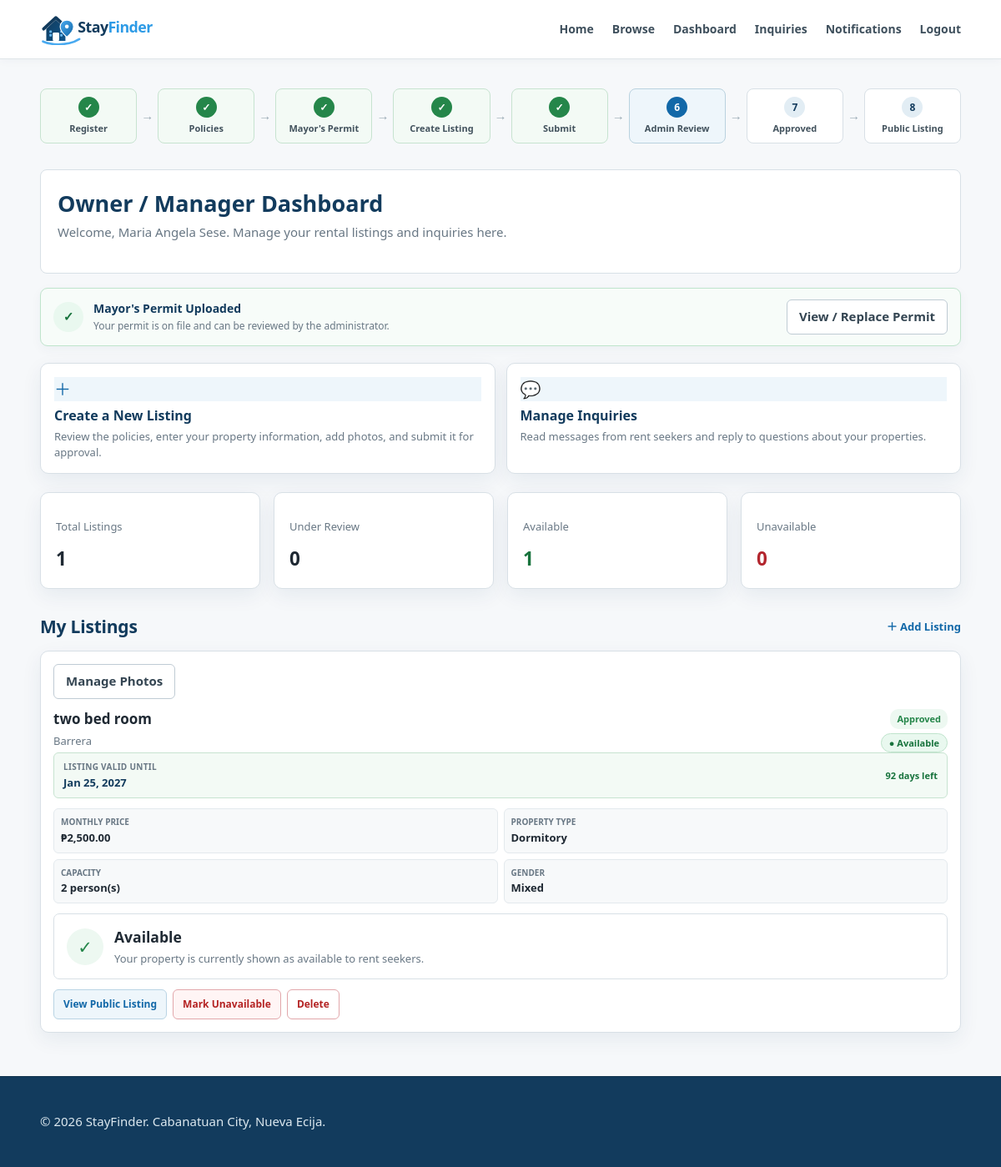
/owner/dashboard.php (signed in), run on the app's committed database.
### tables this page shows
CREATE TABLE `users` (
  `id` int(10) UNSIGNED NOT NULL,
  `full_name` varchar(100) NOT NULL,
  `email` varchar(150) NOT NULL,
  `phone` varchar(30) DEFAULT NULL,
  `password` varchar(255) NOT NULL,
  `role` enum('rent_seeker','owner','admin') NOT NULL DEFAULT 'rent_seeker',
  `status` enum('active','inactive','suspended') NOT NULL DEFAULT 'active',
  `owner_policy_accepted_at` datetime DEFAULT NULL,
  `mayor_permit_path` varchar(255) DEFAULT NULL,
  `mayor_permit_uploaded_at` datetime DEFAULT NULL,
  `created_at` timestamp NULL DEFAULT current_timestamp(),
  `updated_at` timestamp NULL DEFAULT current_timestamp() ON UPDATE current_timestamp()
);

CREATE TABLE `properties` (
  `id` int(10) UNSIGNED NOT NULL,
  `owner_id` int(10) UNSIGNED NOT NULL,
  `title` varchar(150) NOT NULL,
  `property_type` enum('apartment','dorm','boarding_house') NOT NULL,
  `location` varchar(255) NOT NULL,
  `price` decimal(10,2) NOT NULL,
  `capacity` int(10) UNSIGNED NOT NULL,
  `gender_preference` enum('female_only','male_only','mixed') NOT NULL,
  `electricity_included` tinyint(1) NOT NULL DEFAULT 0,
  `wifi_available` tinyint(1) NOT NULL DEFAULT 0,
  `curfew` tinyint(1) NOT NULL DEFAULT 0,
  `transportation` varchar(255) DEFAULT NULL,
  `rules` text DEFAULT NULL,
  `description` text DEFAULT NULL,
  `status` enum('pending','approved','rejected') NOT NULL DEFAULT 'pending',
  `availability_status` enum('available','unavailable') NOT NULL DEFAULT 'available',
  `created_at` timestamp NULL DEFAULT current_timestamp(),
  `updated_at` timestamp NULL DEFAULT current_timestamp() ON UPDATE current_timestamp(),
  `listing_expires_at` datetime DEFAULT NULL,
  `last_renewed_at` datetime DEFAULT NULL,
  `renewal_count` int(10) UNSIGNED NOT NULL DEFAULT 0
);

### includes/renewal.php (called while the page is built, shortened)
<?php
function listing_days_remaining(?string $expiresAt): ?int
{
    $now = new DateTimeImmutable('now');
    $expiry = new DateTimeImmutable($expiresAt);
    $seconds = $expiry->getTimestamp() - $now->getTimestamp();
    return (int)ceil($seconds / 86400);
}
function format_listing_expiration(?string $expiresAt): string
{
    return date('M d, Y', strtotime($expiresAt));
}

### config/app.php (called while the page is built, shortened)
<?php
function base_url(string $path = ''): string
{
    return BASE_URL . ($path !== '' ? '/' . ltrim($path, '/') : '');
}

### owner/dashboard.php (the view, shortened to what this page needs)
<?php
require_once '../config/database.php';
require_once '../includes/renewal.php';
$ownerStmt = $pdo->prepare('SELECT full_name, mayor_permit_path, mayor_permit_uploaded_at FROM users WHERE id = ? AND role = \'owner\' LIMIT 1');
$ownerStmt->execute([$_SESSION['user_id']]);
$owner = $ownerStmt->fetch() ?: [];
$stmt = $pdo->prepare(
    'SELECT id, title, property_type, location, price, capacity, gender_preference, status, availability_status, listing_expires_at, created_at,
            (SELECT COUNT(*) FROM renewal_payments rp WHERE rp.property_id = properties.id AND rp.owner_id = properties.owner_id AND rp.status = \'pending\') AS pending_renewal_count,
            (SELECT rp.status FROM renewal_payments rp WHERE rp.property_id = properties.id AND rp.owner_id = properties.owner_id ORDER BY rp.created_at DESC LIMIT 1) AS latest_renewal_status
     FROM properties
     WHERE owner_id = ?
     ORDER BY created_at DESC'
);
$stmt->execute([$_SESSION['user_id']]);
$listings = $stmt->fetchAll();
$pendingCount = 0;
$availableCount = 0;
$unavailableCount = 0;
foreach ($listings as $listing) {
    if ($listing['status'] === 'approved' && $listing['availability_status'] === 'available') $availableCount++;
}
require_once '../includes/header.php';
require_once 'flow.php';
?>
<div class="owner-dashboard-hero">
    <div class="owner-page-intro">
        <h1>Owner / Manager Dashboard</h1>
        <p>Welcome, <?= htmlspecialchars((string)($owner['full_name'] ?? $_SESSION['user']['full_name']), ENT_QUOTES, 'UTF-8') ?>. Manage your rental listings and inquiries here.</p>
    </div>
</div>
<div class="owner-verification-strip <?= !empty($owner['mayor_permit_path']) ? 'verified' : 'required' ?>">
    <div class="owner-verification-icon"><?= !empty($owner['mayor_permit_path']) ? '✓' : '!' ?></div>
    <div class="owner-verification-copy">
        <strong><?= !empty($owner['mayor_permit_path']) ? "Mayor's Permit Uploaded" : "Mayor's Permit Required" ?></strong>
        <span><?= !empty($owner['mayor_permit_path']) ? 'Your permit is on file and can be reviewed by the administrator.' : "Upload your Mayor's Permit before creating a new listing." ?></span>
    </div>
    <a class="secondary-button" href="permit.php"><?= !empty($owner['mayor_permit_path']) ? 'View / Replace Permit' : 'Upload Permit' ?></a>
</div>
<div class="owner-quick-actions">
    <a class="owner-action-card" href="policies.php">
        <div class="owner-action-icon">＋</div>
        <h3>Create a New Listing</h3>
        <p>Review the policies, enter your property information, add photos, and submit it for approval.</p>
    </a>
    <a class="owner-action-card" href="inquiries.php">
        <div class="owner-action-icon">💬</div>
        <h3>Manage Inquiries</h3>
        <p>Read messages from rent seekers and reply to questions about your properties.</p>
    </a>
</div>
<div class="card-grid" style="margin-bottom:24px;">
    <div class="card"><p class="small">Total Listings</p><h2 style="margin:4px 0 0;"><?= count($listings) ?></h2></div>
    <div class="card"><p class="small">Under Review</p><h2 style="margin:4px 0 0;"><?= $pendingCount ?></h2></div>
    <div class="card"><p class="small">Available</p><h2 class="availability-count available-count"><?= $availableCount ?></h2></div>
    <div class="card"><p class="small">Unavailable</p><h2 class="availability-count unavailable-count"><?= $unavailableCount ?></h2></div>
</div>
<div class="section-head">
    <h2>My Listings</h2>
    <a href="policies.php">＋ Add Listing</a>
</div>
<?php if (!$listings): ?>
    <div class="card">
        <h3>No listings yet</h3>
        <p class="small">Start by creating your first rental listing.</p>
        <a class="primary-button" href="policies.php">Create Listing</a>
    </div>
<?php else: ?>
    <div class="card-grid">
        <?php foreach ($listings as $listing): ?>
            <?php
            $status = (string)$listing['status'];
            $availability = (string)$listing['availability_status'];
            $typeLabels = ['apartment' => 'Apartment', 'dorm' => 'Dormitory', 'boarding_house' => 'Boarding House'];
            $genderLabels = ['female_only' => 'Female Only', 'male_only' => 'Male Only', 'mixed' => 'Mixed'];
            ?>
            <div class="card owner-listing-card">
                <div class="owner-listing-body">
                    <p style="margin:0 0 12px"><a class="secondary-button" href="manage-images.php?id=<?= (int)$listing['id'] ?>">Manage Photos</a></p>
                    <div class="owner-listing-top">
                        <div>
                            <h3><?= htmlspecialchars($listing['title'], ENT_QUOTES, 'UTF-8') ?></h3>
                            <p class="small" style="margin:0;"><?= htmlspecialchars($listing['location'], ENT_QUOTES, 'UTF-8') ?></p>
                        </div>
                        <div class="listing-status-stack">
                            <span class="status-pill <?= htmlspecialchars($status, ENT_QUOTES, 'UTF-8') ?>">
                                <?= $status === 'approved' ? 'Approved' : ($status === 'pending' ? 'Under Review' : 'Rejected') ?>
                            </span>
                            <?php if ($status === 'approved'): ?>
                                <span class="availability-pill <?= $availability === 'available' ? 'available' : 'unavailable' ?>">
                                    <?= $availability === 'available' ? '● Available' : '● Unavailable' ?>
                                </span>
                            <?php endif; ?>
                        </div>
                    </div>
                    <?php if ($status === 'approved'): ?>
                        <?php $daysRemaining = listing_days_remaining($listing['listing_expires_at'] ?? null); ?>
                        <div class="owner-renewal-strip <?= $daysRemaining !== null && $daysRemaining > 0 ? 'active' : 'expired' ?>">
                            <div>
                                <strong><?= $daysRemaining !== null && $daysRemaining > 0 ? 'Listing Valid Until' : 'Listing Expired' ?></strong>
                                <span><?= htmlspecialchars(format_listing_expiration($listing['listing_expires_at'] ?? null), ENT_QUOTES, 'UTF-8') ?></span>
                            </div>
                            <div class="owner-renewal-days">
                                <?= $daysRemaining !== null && $daysRemaining > 0 ? $daysRemaining . ' day' . ($daysRemaining === 1 ? '' : 's') . ' left' : 'Renewal needed' ?>
                            </div>
                        </div>
                    <?php endif; ?>
                    <div class="owner-listing-meta">
                        <div><strong>Monthly Price</strong><span>₱<?= number_format((float)$listing['price'], 2) ?></span></div>
                        <div><strong>Property Type</strong><span><?= htmlspecialchars($typeLabels[$listing['property_type']] ?? $listing['property_type'], ENT_QUOTES, 'UTF-8') ?></span></div>
                        <div><strong>Capacity</strong><span><?= (int)$listing['capacity'] ?> person(s)</span></div>
                        <div><strong>Gender</strong><span><?= htmlspecialchars($genderLabels[$listing['gender_preference']] ?? $listing['gender_preference'], ENT_QUOTES, 'UTF-8') ?></span></div>
                    </div>
                    <?php if ($status === 'pending'): ?>
                        <div class="owner-state warning" style="margin-bottom:12px;">
                            <div class="owner-state-icon">◷</div>
                            <div><h3>Under Review</h3><p>Your listing is waiting for admin approval.</p></div>
                        </div>
                        <div class="owner-listing-actions">
                            <a class="owner-action-view secondary-button" href="review-listing.php?id=<?= (int)$listing['id'] ?>">View Submission</a>
                            <form method="post" action="delete-listing.php" class="delete-listing-form" onsubmit="return confirm('Delete this listing permanently? This cannot be undone.');">
                                <input type="hidden" name="csrf_token" value="<?= htmlspecialchars(csrf_token(), ENT_QUOTES, 'UTF-8') ?>">
                                <input type="hidden" name="property_id" value="<?= (int)$listing['id'] ?>">
                                <button class="delete-listing-button" type="submit">Delete</button>
                            </form>
                        </div>
                    <?php elseif ($status === 'approved'): ?>
                        <div class="owner-state <?= $availability === 'available' ? 'success' : 'unavailable-state' ?>" style="margin-bottom:12px;">
                            <div class="owner-state-icon"><?= $availability === 'available' ? '✓' : '×' ?></div>
                            <div>
                                <h3><?= $availability === 'available' ? 'Available' : 'Unavailable' ?></h3>
                                <p><?= $availability === 'available' ? 'Your property is currently shown as available to rent seekers.' : 'Your property is still listed, but it is marked as no longer available.' ?></p>
                            </div>
                        </div>
                        <div class="owner-listing-actions">
                            <a class="owner-action-view primary-button" href="<?= htmlspecialchars(base_url('property.php?id=' . (int)$listing['id']), ENT_QUOTES, 'UTF-8') ?>">View Public Listing</a>
                            <form method="post" action="toggle-availability.php" class="inline-form">
                                <button class="<?= $availability === 'available' ? 'availability-unavailable-button' : 'availability-available-button' ?>" type="submit">
                                    <?= $availability === 'available' ? 'Mark Unavailable' : 'Mark Available' ?>
                                </button>
                            </form>
                            <form method="post" action="delete-listing.php" class="delete-listing-form" onsubmit="return confirm('Delete this listing permanently? This cannot be undone.');">
                                <button class="delete-listing-button" type="submit">Delete</button>
                            </form>
                        </div>
                    <?php endif; ?>
                </div>
            </div>
        <?php endforeach; ?>
    </div>
<?php endif; ?>
<?php require_once '../includes/footer.php'; ?>

### data on the page
users: full_name "Maria Angela Sese"
properties: title "two bed room", location "Barrera", status "Approved", shows "LISTING VALID UNTIL", listing_expires_at "Jan 25, 2027", listing_expires_at "92", price "2,500.00", property_type "Dormitory", capacity "2", gender_preference "Mixed", availability_status "Available", shows "Your property is currently shown as available to rent seekers."

### other printed values
$label "Register"
$label "Policies"
$label "Mayor's Permit"
$label "Create Listing"
$label "Submit"
$stepNo "6"
$label "Admin Review"
$stepNo "7"
$label "Approved"
$stepNo "8"
$label "Public Listing"
count($listings) "1"
$pendingCount "0"
$availableCount "1"
$unavailableCount "0"
